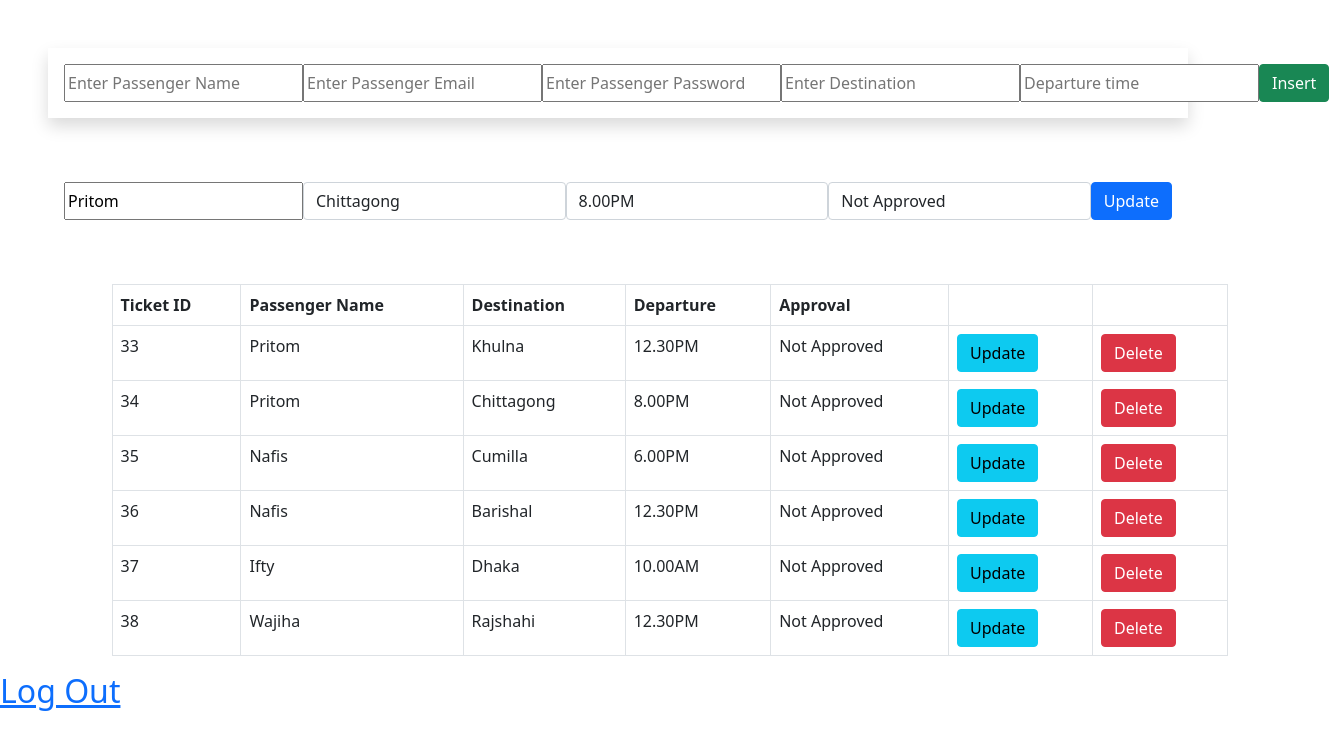
The app's page /admin_home.php?update=34 with its own data.
### tables this page shows
CREATE TABLE `ticket` (
  `id` int(11) NOT NULL,
  `destination` varchar(50) NOT NULL,
  `departure` varchar(50) NOT NULL,
  `passenger_id` int(11) NOT NULL,
  `passenger_name` varchar(30) NOT NULL,
  `operator_id` int(11) NOT NULL,
  `bus_name` varchar(30) NOT NULL,
  `seat_type` varchar(30) NOT NULL,
  `approval` varchar(30) NOT NULL
);

### admin_home.php (the view, shortened to what this page needs)
<?php
    include 'DBconnect.php';
?>
<!doctype html>
<html lang="en">
  <head>
    <link href="https://cdn.jsdelivr.net/npm/bootstrap@5.0.2/dist/css/bootstrap.min.css" rel="stylesheet">
  </head>
  <body>
    <div class="container shadow m-5 p-3">
        <form action="/busProject/admin_home.php" method="post" class="d-flex justify-content-around">
            <input class="text" type="text" name="passengername"
            placeholder="Enter Passenger Name">
            <input class="text" type="text" name="email"
            placeholder="Enter Passenger Email">
            <input class="text" type="text" name="pass"
            placeholder="Enter Passenger Password">
            <input class="text"  name="dst"
             placeholder="Enter Destination">
             <input class="text"  name="dprt"
             placeholder="Departure time">
            <input type="submit" value="Insert" name="btn" class="btn
            btn-success">
        </form>
    </div>
    <div class="container  m-5 p-3">
        <form action="" method="post" class="d-flex justify-content-around">
            <?php
                if(isset($_GET['update'])){
                    $ticket_id=$_GET['update'];
                    $query4 = "SELECT * FROM ticket WHERE id={$ticket_id}";
                    $getdata= mysqli_query($conn, $query4);
                    while($rx=mysqli_fetch_assoc($getdata)){
                        $passengername = $rx['passenger_name'];
                        $destination = $rx['destination'];
                        $depart = $rx['departure'];
                        $approve = $rx['approval'];
            ?>
            <input class="text" type="text" name="passenger_name"
             value="<?php echo $passengername ?>">
            <input class="form-control" type="text" name="desti"
            value="<?php echo $destination ?>">
            <input class="form-control" type="text" name="depart"
            value="<?php echo $depart?>">
            <input class="form-control" type="text" name="approve"
            value="<?php echo $approve?>">
            <input type="submit" value="Update" name="update_btn" class="btn
            btn-primary">
            <?php }}?>
        </form>
    </div>
    <div class="container">
        <table class ="table table-bordered">
            <tr>
                <th>Ticket ID</th>
                <th>Passenger Name</th>
                <th>Destination</th>
                <th>Departure</th>
                <th>Approval</th>
                <th></th>
                <th></th>
            </tr>
            <?php
                $query="SELECT * FROM ticket";
                $readquery = mysqli_query($conn, $query);
                if($readquery->num_rows>0){
                    while($rd=mysqli_fetch_assoc($readquery)){
                        $passengername = $rd['passenger_name'];
                        $ticket_id = $rd['id'];
                        $destination = $rd['destination'];
                        $depart = $rd['departure'];
                        $approve = $rd['approval'];
            ?>
            <tr>
                <td><?php echo $ticket_id; ?></td>
                <td><?php echo $passengername; ?></td>
                <td><?php echo $destination; ?></td>
                <td><?php echo $depart; ?></td>
                <td><?php echo $approve; ?></td>
                <td><a href="admin_home.php?update=<?php echo $ticket_id; ?>" class="btn btn-info">Update</a></td>
                <td><a href="admin_home.php?delete=<?php echo $ticket_id; ?>" class="btn btn-danger">Delete</a></td>
            </tr>
            <?php }}else{
                echo "No Data to show";
            }
             ?>
        </table>
    </div>
    <a href="User_logout.php"><h2> Log Out </h2> </a>
  </body>
</html>

### records on screen
ticket: passenger_name "Pritom", desti "Chittagong", depart "8.00PM", approve "Not Approved", id "34", destination "Chittagong", departure "8.00PM", approval "Not Approved"
ticket: id "33", passenger_name "Pritom", destination "Khulna", departure "12.30PM", approval "Not Approved"
ticket: id "35", passenger_name "Nafis", destination "Cumilla", departure "6.00PM", approval "Not Approved"
ticket: id "36", passenger_name "Nafis", destination "Barishal", departure "12.30PM", approval "Not Approved"
ticket: id "37", passenger_name "Ifty", destination "Dhaka", departure "10.00AM", approval "Not Approved"
ticket: id "38", passenger_name "Wajiha", destination "Rajshahi", departure "12.30PM", approval "Not Approved"
